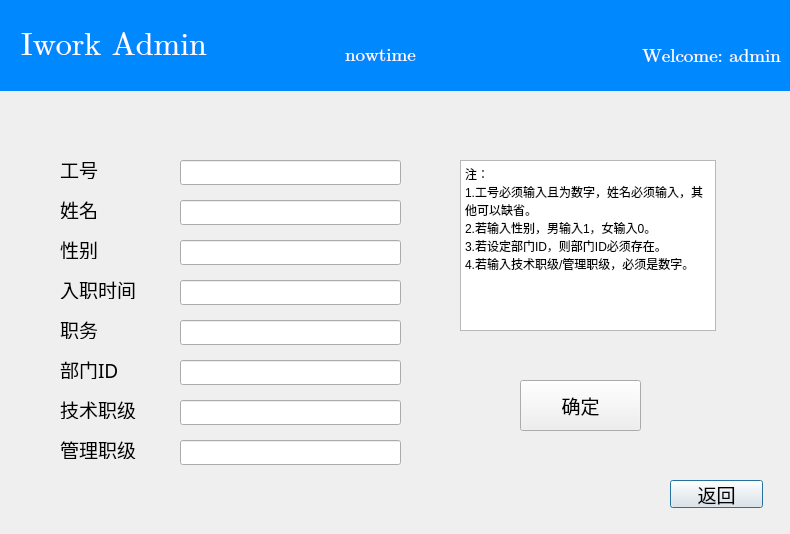
<?xml version="1.0" encoding="UTF-8"?>
<ui version="4.0">
 <class>useradd</class>
 <widget class="QDialog" name="useradd">
  <property name="geometry">
   <rect>
    <x>0</x>
    <y>0</y>
    <width>790</width>
    <height>534</height>
   </rect>
  </property>
  <property name="windowTitle">
   <string>Dialog</string>
  </property>
  <widget class="QPushButton" name="pushButton">
   <property name="geometry">
    <rect>
     <x>670</x>
     <y>480</y>
     <width>93</width>
     <height>28</height>
    </rect>
   </property>
   <property name="font">
    <font>
     <family>楷体</family>
     <pointsize>14</pointsize>
    </font>
   </property>
   <property name="text">
    <string>返回</string>
   </property>
  </widget>
  <widget class="QLabel" name="inf">
   <property name="geometry">
    <rect>
     <x>480</x>
     <y>20</y>
     <width>301</width>
     <height>71</height>
    </rect>
   </property>
   <property name="font">
    <font>
     <family>Cambria Math</family>
     <pointsize>14</pointsize>
    </font>
   </property>
   <property name="layoutDirection">
    <enum>Qt::RightToLeft</enum>
   </property>
   <property name="styleSheet">
    <string notr="true">QLabel#inf{
	background-color: #0088ff; 
	color: #ffffff;
	min-width:30px;
	min-height:30px;
}</string>
   </property>
   <property name="text">
    <string>Welcome: admin</string>
   </property>
   <property name="alignment">
    <set>Qt::AlignRight|Qt::AlignTrailing|Qt::AlignVCenter</set>
   </property>
  </widget>
  <widget class="QLabel" name="title">
   <property name="geometry">
    <rect>
     <x>0</x>
     <y>0</y>
     <width>801</width>
     <height>91</height>
    </rect>
   </property>
   <property name="font">
    <font>
     <family>Cambria Math</family>
     <pointsize>24</pointsize>
    </font>
   </property>
   <property name="contextMenuPolicy">
    <enum>Qt::CustomContextMenu</enum>
   </property>
   <property name="styleSheet">
    <string notr="true">QLabel#title{
	background-color: #0088ff; 
	color: #ffffff;
	min-width:30px;
	min-height:30px;
}</string>
   </property>
   <property name="text">
    <string>  Iwork Admin</string>
   </property>
  </widget>
  <widget class="QLabel" name="tstr">
   <property name="geometry">
    <rect>
     <x>260</x>
     <y>40</y>
     <width>241</width>
     <height>30</height>
    </rect>
   </property>
   <property name="font">
    <font>
     <family>Cambria Math</family>
     <pointsize>14</pointsize>
    </font>
   </property>
   <property name="styleSheet">
    <string notr="true">QLabel#tstr{
	background-color: #0088ff; 
	color: #ffffff;
	min-width:30px;
	min-height:30px;
}</string>
   </property>
   <property name="text">
    <string>nowtime</string>
   </property>
   <property name="alignment">
    <set>Qt::AlignCenter</set>
   </property>
  </widget>
  <widget class="QLabel" name="jsd">
   <property name="geometry">
    <rect>
     <x>60</x>
     <y>400</y>
     <width>101</width>
     <height>19</height>
    </rect>
   </property>
   <property name="font">
    <font>
     <family>楷体</family>
     <pointsize>14</pointsize>
    </font>
   </property>
   <property name="text">
    <string>技术职级</string>
   </property>
  </widget>
  <widget class="QLabel" name="pd">
   <property name="geometry">
    <rect>
     <x>60</x>
     <y>320</y>
     <width>101</width>
     <height>19</height>
    </rect>
   </property>
   <property name="font">
    <font>
     <family>楷体</family>
     <pointsize>14</pointsize>
    </font>
   </property>
   <property name="text">
    <string>职务</string>
   </property>
  </widget>
  <widget class="QLabel" name="sd">
   <property name="geometry">
    <rect>
     <x>60</x>
     <y>240</y>
     <width>69</width>
     <height>19</height>
    </rect>
   </property>
   <property name="font">
    <font>
     <family>楷体</family>
     <pointsize>14</pointsize>
    </font>
   </property>
   <property name="text">
    <string>性别</string>
   </property>
  </widget>
  <widget class="QLabel" name="nd">
   <property name="geometry">
    <rect>
     <x>60</x>
     <y>200</y>
     <width>69</width>
     <height>19</height>
    </rect>
   </property>
   <property name="font">
    <font>
     <family>楷体</family>
     <pointsize>14</pointsize>
    </font>
   </property>
   <property name="text">
    <string>姓名</string>
   </property>
  </widget>
  <widget class="QLabel" name="bmd">
   <property name="geometry">
    <rect>
     <x>60</x>
     <y>360</y>
     <width>101</width>
     <height>19</height>
    </rect>
   </property>
   <property name="font">
    <font>
     <family>楷体</family>
     <pointsize>14</pointsize>
    </font>
   </property>
   <property name="text">
    <string>部门ID</string>
   </property>
  </widget>
  <widget class="QLabel" name="gld">
   <property name="geometry">
    <rect>
     <x>60</x>
     <y>440</y>
     <width>101</width>
     <height>19</height>
    </rect>
   </property>
   <property name="font">
    <font>
     <family>楷体</family>
     <pointsize>14</pointsize>
    </font>
   </property>
   <property name="text">
    <string>管理职级</string>
   </property>
  </widget>
  <widget class="QLabel" name="ed">
   <property name="geometry">
    <rect>
     <x>60</x>
     <y>280</y>
     <width>101</width>
     <height>19</height>
    </rect>
   </property>
   <property name="font">
    <font>
     <family>楷体</family>
     <pointsize>14</pointsize>
    </font>
   </property>
   <property name="text">
    <string>入职时间</string>
   </property>
  </widget>
  <widget class="QLabel" name="nd_3">
   <property name="geometry">
    <rect>
     <x>60</x>
     <y>160</y>
     <width>69</width>
     <height>19</height>
    </rect>
   </property>
   <property name="font">
    <font>
     <family>楷体</family>
     <pointsize>14</pointsize>
    </font>
   </property>
   <property name="text">
    <string>工号</string>
   </property>
  </widget>
  <widget class="QLineEdit" name="u1">
   <property name="geometry">
    <rect>
     <x>180</x>
     <y>160</y>
     <width>221</width>
     <height>25</height>
    </rect>
   </property>
  </widget>
  <widget class="QLineEdit" name="u6">
   <property name="geometry">
    <rect>
     <x>180</x>
     <y>360</y>
     <width>221</width>
     <height>25</height>
    </rect>
   </property>
  </widget>
  <widget class="QLineEdit" name="u2">
   <property name="geometry">
    <rect>
     <x>180</x>
     <y>200</y>
     <width>221</width>
     <height>25</height>
    </rect>
   </property>
  </widget>
  <widget class="QLineEdit" name="u4">
   <property name="geometry">
    <rect>
     <x>180</x>
     <y>280</y>
     <width>221</width>
     <height>25</height>
    </rect>
   </property>
  </widget>
  <widget class="QLineEdit" name="u3">
   <property name="geometry">
    <rect>
     <x>180</x>
     <y>240</y>
     <width>221</width>
     <height>25</height>
    </rect>
   </property>
  </widget>
  <widget class="QLineEdit" name="u5">
   <property name="geometry">
    <rect>
     <x>180</x>
     <y>320</y>
     <width>221</width>
     <height>25</height>
    </rect>
   </property>
  </widget>
  <widget class="QLineEdit" name="u7">
   <property name="geometry">
    <rect>
     <x>180</x>
     <y>400</y>
     <width>221</width>
     <height>25</height>
    </rect>
   </property>
  </widget>
  <widget class="QLineEdit" name="u8">
   <property name="geometry">
    <rect>
     <x>180</x>
     <y>440</y>
     <width>221</width>
     <height>25</height>
    </rect>
   </property>
  </widget>
  <widget class="QTextBrowser" name="textBrowser">
   <property name="geometry">
    <rect>
     <x>460</x>
     <y>160</y>
     <width>256</width>
     <height>171</height>
    </rect>
   </property>
   <property name="html">
    <string>&lt;!DOCTYPE HTML PUBLIC &quot;-//W3C//DTD HTML 4.0//EN&quot; &quot;http://www.w3.org/TR/REC-html40/strict.dtd&quot;&gt;
&lt;html&gt;&lt;head&gt;&lt;meta name=&quot;qrichtext&quot; content=&quot;1&quot; /&gt;&lt;meta charset=&quot;utf-8&quot; /&gt;&lt;style type=&quot;text/css&quot;&gt;
p, li { white-space: pre-wrap; }
hr { height: 1px; border-width: 0; }
li.unchecked::marker { content: &quot;\2610&quot;; }
li.checked::marker { content: &quot;\2612&quot;; }
&lt;/style&gt;&lt;/head&gt;&lt;body style=&quot; font-family:'Microsoft YaHei UI'; font-size:9pt; font-weight:400; font-style:normal;&quot;&gt;
&lt;p style=&quot; margin-top:0px; margin-bottom:0px; margin-left:0px; margin-right:0px; -qt-block-indent:0; text-indent:0px;&quot;&gt;注：&lt;/p&gt;
&lt;p style=&quot; margin-top:0px; margin-bottom:0px; margin-left:0px; margin-right:0px; -qt-block-indent:0; text-indent:0px;&quot;&gt;1.工号必须输入且为数字，姓名必须输入，其他可以缺省。&lt;/p&gt;
&lt;p style=&quot; margin-top:0px; margin-bottom:0px; margin-left:0px; margin-right:0px; -qt-block-indent:0; text-indent:0px;&quot;&gt;2.若输入性别，男输入1，女输入0。&lt;/p&gt;
&lt;p style=&quot; margin-top:0px; margin-bottom:0px; margin-left:0px; margin-right:0px; -qt-block-indent:0; text-indent:0px;&quot;&gt;3.若设定部门ID，则部门ID必须存在。&lt;/p&gt;
&lt;p style=&quot; margin-top:0px; margin-bottom:0px; margin-left:0px; margin-right:0px; -qt-block-indent:0; text-indent:0px;&quot;&gt;4.若输入技术职级/管理职级，必须是数字。&lt;/p&gt;&lt;/body&gt;&lt;/html&gt;</string>
   </property>
  </widget>
  <widget class="QPushButton" name="qd">
   <property name="geometry">
    <rect>
     <x>520</x>
     <y>380</y>
     <width>121</width>
     <height>51</height>
    </rect>
   </property>
   <property name="font">
    <font>
     <family>楷体</family>
     <pointsize>14</pointsize>
    </font>
   </property>
   <property name="text">
    <string>确定</string>
   </property>
  </widget>
  <zorder>title</zorder>
  <zorder>tstr</zorder>
  <zorder>inf</zorder>
  <zorder>pushButton</zorder>
  <zorder>jsd</zorder>
  <zorder>pd</zorder>
  <zorder>sd</zorder>
  <zorder>nd</zorder>
  <zorder>bmd</zorder>
  <zorder>gld</zorder>
  <zorder>ed</zorder>
  <zorder>nd_3</zorder>
  <zorder>u1</zorder>
  <zorder>u6</zorder>
  <zorder>u2</zorder>
  <zorder>u4</zorder>
  <zorder>u3</zorder>
  <zorder>u5</zorder>
  <zorder>u7</zorder>
  <zorder>u8</zorder>
  <zorder>textBrowser</zorder>
  <zorder>qd</zorder>
 </widget>
 <resources/>
 <connections/>
</ui>
